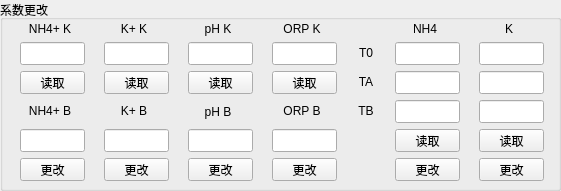
    <widget class="QGroupBox" name="groupBox_15">
     <property name="geometry">
      <rect>
       <x>10</x>
       <y>0</y>
       <width>561</width>
       <height>191</height>
      </rect>
     </property>
     <property name="title">
      <string>系数更改</string>
     </property>
     <widget class="QWidget" name="layoutWidget">
      <property name="geometry">
       <rect>
        <x>7</x>
        <y>22</y>
        <width>551</width>
        <height>162</height>
       </rect>
      </property>
      <property name="minimumSize">
       <size>
        <width>15</width>
        <height>0</height>
       </size>
      </property>
      <layout class="QGridLayout" name="gridLayout_10">
       <item row="3" column="2">
        <widget class="QLabel" name="label_35">
         <property name="sizePolicy">
          <sizepolicy hsizetype="Fixed" vsizetype="Fixed">
           <horstretch>0</horstretch>
           <verstretch>0</verstretch>
          </sizepolicy>
         </property>
         <property name="minimumSize">
          <size>
           <width>60</width>
           <height>15</height>
          </size>
         </property>
         <property name="maximumSize">
          <size>
           <width>60</width>
           <height>15</height>
          </size>
         </property>
         <property name="text">
          <string>pH B</string>
         </property>
         <property name="alignment">
          <set>Qt::AlignCenter</set>
         </property>
        </widget>
       </item>
       <item row="4" column="1">
        <widget class="QLineEdit" name="Kp_B">
         <property name="sizePolicy">
          <sizepolicy hsizetype="Fixed" vsizetype="Fixed">
           <horstretch>0</horstretch>
           <verstretch>0</verstretch>
          </sizepolicy>
         </property>
         <property name="minimumSize">
          <size>
           <width>65</width>
           <height>23</height>
          </size>
         </property>
         <property name="maximumSize">
          <size>
           <width>65</width>
           <height>23</height>
          </size>
         </property>
        </widget>
       </item>
       <item row="4" column="3">
        <widget class="QLineEdit" name="ORP_B">
         <property name="sizePolicy">
          <sizepolicy hsizetype="Fixed" vsizetype="Fixed">
           <horstretch>0</horstretch>
           <verstretch>0</verstretch>
          </sizepolicy>
         </property>
         <property name="minimumSize">
          <size>
           <width>65</width>
           <height>23</height>
          </size>
         </property>
         <property name="maximumSize">
          <size>
           <width>65</width>
           <height>23</height>
          </size>
         </property>
        </widget>
       </item>
       <item row="0" column="0">
        <widget class="QLabel" name="label_33">
         <property name="sizePolicy">
          <sizepolicy hsizetype="Fixed" vsizetype="Fixed">
           <horstretch>0</horstretch>
           <verstretch>0</verstretch>
          </sizepolicy>
         </property>
         <property name="minimumSize">
          <size>
           <width>60</width>
           <height>10</height>
          </size>
         </property>
         <property name="maximumSize">
          <size>
           <width>60</width>
           <height>16777215</height>
          </size>
         </property>
         <property name="text">
          <string>NH4+ K</string>
         </property>
         <property name="alignment">
          <set>Qt::AlignCenter</set>
         </property>
        </widget>
       </item>
       <item row="4" column="0">
        <widget class="QLineEdit" name="NH4p_B">
         <property name="sizePolicy">
          <sizepolicy hsizetype="Fixed" vsizetype="Fixed">
           <horstretch>0</horstretch>
           <verstretch>0</verstretch>
          </sizepolicy>
         </property>
         <property name="minimumSize">
          <size>
           <width>65</width>
           <height>23</height>
          </size>
         </property>
         <property name="maximumSize">
          <size>
           <width>65</width>
           <height>23</height>
          </size>
         </property>
        </widget>
       </item>
       <item row="0" column="2">
        <widget class="QLabel" name="label_30">
         <property name="sizePolicy">
          <sizepolicy hsizetype="Fixed" vsizetype="Fixed">
           <horstretch>0</horstretch>
           <verstretch>0</verstretch>
          </sizepolicy>
         </property>
         <property name="minimumSize">
          <size>
           <width>60</width>
           <height>10</height>
          </size>
         </property>
         <property name="maximumSize">
          <size>
           <width>60</width>
           <height>16777215</height>
          </size>
         </property>
         <property name="text">
          <string>pH K</string>
         </property>
         <property name="alignment">
          <set>Qt::AlignCenter</set>
         </property>
        </widget>
       </item>
       <item row="5" column="1">
        <widget class="QPushButton" name="chgK">
         <property name="sizePolicy">
          <sizepolicy hsizetype="Fixed" vsizetype="Fixed">
           <horstretch>0</horstretch>
           <verstretch>0</verstretch>
          </sizepolicy>
         </property>
         <property name="minimumSize">
          <size>
           <width>65</width>
           <height>23</height>
          </size>
         </property>
         <property name="maximumSize">
          <size>
           <width>65</width>
           <height>23</height>
          </size>
         </property>
         <property name="text">
          <string>更改</string>
         </property>
        </widget>
       </item>
       <item row="4" column="2">
        <widget class="QLineEdit" name="pH_B">
         <property name="sizePolicy">
          <sizepolicy hsizetype="Fixed" vsizetype="Fixed">
           <horstretch>0</horstretch>
           <verstretch>0</verstretch>
          </sizepolicy>
         </property>
         <property name="minimumSize">
          <size>
           <width>65</width>
           <height>23</height>
          </size>
         </property>
         <property name="maximumSize">
          <size>
           <width>65</width>
           <height>23</height>
          </size>
         </property>
        </widget>
       </item>
       <item row="5" column="6">
        <widget class="QPushButton" name="chgK_T">
         <property name="sizePolicy">
          <sizepolicy hsizetype="Fixed" vsizetype="Fixed">
           <horstretch>0</horstretch>
           <verstretch>0</verstretch>
          </sizepolicy>
         </property>
         <property name="minimumSize">
          <size>
           <width>65</width>
           <height>23</height>
          </size>
         </property>
         <property name="maximumSize">
          <size>
           <width>65</width>
           <height>23</height>
          </size>
         </property>
         <property name="text">
          <string>更改</string>
         </property>
        </widget>
       </item>
       <item row="5" column="0">
        <widget class="QPushButton" name="chgNH4p">
         <property name="sizePolicy">
          <sizepolicy hsizetype="Fixed" vsizetype="Fixed">
           <horstretch>0</horstretch>
           <verstretch>0</verstretch>
          </sizepolicy>
         </property>
         <property name="minimumSize">
          <size>
           <width>65</width>
           <height>23</height>
          </size>
         </property>
         <property name="maximumSize">
          <size>
           <width>65</width>
           <height>23</height>
          </size>
         </property>
         <property name="text">
          <string>更改</string>
         </property>
        </widget>
       </item>
       <item row="0" column="5">
        <widget class="QLabel" name="label_42">
         <property name="sizePolicy">
          <sizepolicy hsizetype="Fixed" vsizetype="Fixed">
           <horstretch>0</horstretch>
           <verstretch>0</verstretch>
          </sizepolicy>
         </property>
         <property name="minimumSize">
          <size>
           <width>60</width>
           <height>10</height>
          </size>
         </property>
         <property name="maximumSize">
          <size>
           <width>60</width>
           <height>16777215</height>
          </size>
         </property>
         <property name="text">
          <string>NH4</string>
         </property>
         <property name="alignment">
          <set>Qt::AlignCenter</set>
         </property>
        </widget>
       </item>
       <item row="2" column="1">
        <widget class="QPushButton" name="getK">
         <property name="sizePolicy">
          <sizepolicy hsizetype="Fixed" vsizetype="Fixed">
           <horstretch>0</horstretch>
           <verstretch>0</verstretch>
          </sizepolicy>
         </property>
         <property name="minimumSize">
          <size>
           <width>65</width>
           <height>23</height>
          </size>
         </property>
         <property name="maximumSize">
          <size>
           <width>65</width>
           <height>23</height>
          </size>
         </property>
         <property name="text">
          <string>读取</string>
         </property>
        </widget>
       </item>
       <item row="5" column="3">
        <widget class="QPushButton" name="chgORP">
         <property name="sizePolicy">
          <sizepolicy hsizetype="Fixed" vsizetype="Fixed">
           <horstretch>0</horstretch>
           <verstretch>0</verstretch>
          </sizepolicy>
         </property>
         <property name="minimumSize">
          <size>
           <width>65</width>
           <height>23</height>
          </size>
         </property>
         <property name="maximumSize">
          <size>
           <width>65</width>
           <height>23</height>
          </size>
         </property>
         <property name="text">
          <string>更改</string>
         </property>
        </widget>
       </item>
       <item row="5" column="5">
        <widget class="QPushButton" name="chgNH4_T">
         <property name="sizePolicy">
          <sizepolicy hsizetype="Fixed" vsizetype="Fixed">
           <horstretch>0</horstretch>
           <verstretch>0</verstretch>
          </sizepolicy>
         </property>
         <property name="minimumSize">
          <size>
           <width>65</width>
           <height>23</height>
          </size>
         </property>
         <property name="maximumSize">
          <size>
           <width>65</width>
           <height>23</height>
          </size>
         </property>
         <property name="text">
          <string>更改</string>
         </property>
        </widget>
       </item>
       <item row="0" column="6">
        <widget class="QLabel" name="label_44">
         <property name="sizePolicy">
          <sizepolicy hsizetype="Fixed" vsizetype="Fixed">
           <horstretch>0</horstretch>
           <verstretch>0</verstretch>
          </sizepolicy>
         </property>
         <property name="minimumSize">
          <size>
           <width>60</width>
           <height>10</height>
          </size>
         </property>
         <property name="maximumSize">
          <size>
           <width>60</width>
           <height>16777215</height>
          </size>
         </property>
         <property name="text">
          <string>K</string>
         </property>
         <property name="alignment">
          <set>Qt::AlignCenter</set>
         </property>
        </widget>
       </item>
       <item row="1" column="5">
        <widget class="QLineEdit" name="NH4_T0">
         <property name="sizePolicy">
          <sizepolicy hsizetype="Fixed" vsizetype="Fixed">
           <horstretch>0</horstretch>
           <verstretch>0</verstretch>
          </sizepolicy>
         </property>
         <property name="minimumSize">
          <size>
           <width>65</width>
           <height>23</height>
          </size>
         </property>
         <property name="maximumSize">
          <size>
           <width>65</width>
           <height>23</height>
          </size>
         </property>
        </widget>
       </item>
       <item row="1" column="0">
        <widget class="QLineEdit" name="NH4p_K">
         <property name="sizePolicy">
          <sizepolicy hsizetype="Fixed" vsizetype="Fixed">
           <horstretch>0</horstretch>
           <verstretch>0</verstretch>
          </sizepolicy>
         </property>
         <property name="minimumSize">
          <size>
           <width>65</width>
           <height>23</height>
          </size>
         </property>
         <property name="maximumSize">
          <size>
           <width>65</width>
           <height>23</height>
          </size>
         </property>
        </widget>
       </item>
       <item row="0" column="3">
        <widget class="QLabel" name="label_31">
         <property name="sizePolicy">
          <sizepolicy hsizetype="Fixed" vsizetype="Fixed">
           <horstretch>0</horstretch>
           <verstretch>0</verstretch>
          </sizepolicy>
         </property>
         <property name="minimumSize">
          <size>
           <width>60</width>
           <height>10</height>
          </size>
         </property>
         <property name="maximumSize">
          <size>
           <width>60</width>
           <height>16777215</height>
          </size>
         </property>
         <property name="text">
          <string>ORP K</string>
         </property>
         <property name="alignment">
          <set>Qt::AlignCenter</set>
         </property>
        </widget>
       </item>
       <item row="2" column="5">
        <widget class="QLineEdit" name="NH4_TA">
         <property name="sizePolicy">
          <sizepolicy hsizetype="Fixed" vsizetype="Fixed">
           <horstretch>0</horstretch>
           <verstretch>0</verstretch>
          </sizepolicy>
         </property>
         <property name="minimumSize">
          <size>
           <width>65</width>
           <height>23</height>
          </size>
         </property>
         <property name="maximumSize">
          <size>
           <width>65</width>
           <height>23</height>
          </size>
         </property>
        </widget>
       </item>
       <item row="2" column="0">
        <widget class="QPushButton" name="getNH4p">
         <property name="sizePolicy">
          <sizepolicy hsizetype="Fixed" vsizetype="Fixed">
           <horstretch>0</horstretch>
           <verstretch>0</verstretch>
          </sizepolicy>
         </property>
         <property name="minimumSize">
          <size>
           <width>65</width>
           <height>23</height>
          </size>
         </property>
         <property name="maximumSize">
          <size>
           <width>65</width>
           <height>23</height>
          </size>
         </property>
         <property name="text">
          <string>读取</string>
         </property>
        </widget>
       </item>
       <item row="3" column="0">
        <widget class="QLabel" name="label_32">
         <property name="sizePolicy">
          <sizepolicy hsizetype="Fixed" vsizetype="Fixed">
           <horstretch>0</horstretch>
           <verstretch>0</verstretch>
          </sizepolicy>
         </property>
         <property name="minimumSize">
          <size>
           <width>60</width>
           <height>10</height>
          </size>
         </property>
         <property name="maximumSize">
          <size>
           <width>60</width>
           <height>10</height>
          </size>
         </property>
         <property name="text">
          <string>NH4+ B</string>
         </property>
         <property name="alignment">
          <set>Qt::AlignCenter</set>
         </property>
        </widget>
       </item>
       <item row="2" column="3">
        <widget class="QPushButton" name="getORP">
         <property name="sizePolicy">
          <sizepolicy hsizetype="Fixed" vsizetype="Fixed">
           <horstretch>0</horstretch>
           <verstretch>0</verstretch>
          </sizepolicy>
         </property>
         <property name="minimumSize">
          <size>
           <width>65</width>
           <height>23</height>
          </size>
         </property>
         <property name="maximumSize">
          <size>
           <width>65</width>
           <height>23</height>
          </size>
         </property>
         <property name="text">
          <string>读取</string>
         </property>
        </widget>
       </item>
       <item row="3" column="1">
        <widget class="QLabel" name="label_38">
         <property name="sizePolicy">
          <sizepolicy hsizetype="Fixed" vsizetype="Fixed">
           <horstretch>0</horstretch>
           <verstretch>0</verstretch>
          </sizepolicy>
         </property>
         <property name="minimumSize">
          <size>
           <width>60</width>
           <height>10</height>
          </size>
         </property>
         <property name="maximumSize">
          <size>
           <width>60</width>
           <height>10</height>
          </size>
         </property>
         <property name="text">
          <string>K+ B</string>
         </property>
         <property name="alignment">
          <set>Qt::AlignCenter</set>
         </property>
        </widget>
       </item>
       <item row="4" column="5">
        <widget class="QPushButton" name="getNH4_T">
         <property name="sizePolicy">
          <sizepolicy hsizetype="Fixed" vsizetype="Fixed">
           <horstretch>0</horstretch>
           <verstretch>0</verstretch>
          </sizepolicy>
         </property>
         <property name="minimumSize">
          <size>
           <width>65</width>
           <height>23</height>
          </size>
         </property>
         <property name="maximumSize">
          <size>
           <width>65</width>
           <height>23</height>
          </size>
         </property>
         <property name="text">
          <string>读取</string>
         </property>
        </widget>
       </item>
       <item row="4" column="6">
        <widget class="QPushButton" name="getK_T">
         <property name="sizePolicy">
          <sizepolicy hsizetype="Fixed" vsizetype="Fixed">
           <horstretch>0</horstretch>
           <verstretch>0</verstretch>
          </sizepolicy>
         </property>
         <property name="minimumSize">
          <size>
           <width>65</width>
           <height>23</height>
          </size>
         </property>
         <property name="maximumSize">
          <size>
           <width>65</width>
           <height>23</height>
          </size>
         </property>
         <property name="text">
          <string>读取</string>
         </property>
        </widget>
       </item>
       <item row="2" column="4">
        <widget class="QLabel" name="label_45">
         <property name="sizePolicy">
          <sizepolicy hsizetype="Fixed" vsizetype="Fixed">
           <horstretch>0</horstretch>
           <verstretch>0</verstretch>
          </sizepolicy>
         </property>
         <property name="minimumSize">
          <size>
           <width>15</width>
           <height>10</height>
          </size>
         </property>
         <property name="maximumSize">
          <size>
           <width>20</width>
           <height>16777215</height>
          </size>
         </property>
         <property name="text">
          <string>TA</string>
         </property>
         <property name="alignment">
          <set>Qt::AlignCenter</set>
         </property>
        </widget>
       </item>
       <item row="1" column="4">
        <widget class="QLabel" name="label_43">
         <property name="sizePolicy">
          <sizepolicy hsizetype="Fixed" vsizetype="Fixed">
           <horstretch>0</horstretch>
           <verstretch>0</verstretch>
          </sizepolicy>
         </property>
         <property name="minimumSize">
          <size>
           <width>15</width>
           <height>10</height>
          </size>
         </property>
         <property name="maximumSize">
          <size>
           <width>20</width>
           <height>16777215</height>
          </size>
         </property>
         <property name="text">
          <string>T0</string>
         </property>
         <property name="alignment">
          <set>Qt::AlignCenter</set>
         </property>
        </widget>
       </item>
       <item row="0" column="1">
        <widget class="QLabel" name="label_27">
         <property name="sizePolicy">
          <sizepolicy hsizetype="Fixed" vsizetype="Fixed">
           <horstretch>0</horstretch>
           <verstretch>0</verstretch>
          </sizepolicy>
         </property>
         <property name="minimumSize">
          <size>
           <width>60</width>
           <height>10</height>
          </size>
         </property>
         <property name="maximumSize">
          <size>
           <width>60</width>
           <height>16777215</height>
          </size>
         </property>
         <property name="text">
          <string>K+ K</string>
         </property>
         <property name="alignment">
          <set>Qt::AlignCenter</set>
         </property>
        </widget>
       </item>
       <item row="1" column="2">
        <widget class="QLineEdit" name="pH_K">
         <property name="sizePolicy">
          <sizepolicy hsizetype="Fixed" vsizetype="Fixed">
           <horstretch>0</horstretch>
           <verstretch>0</verstretch>
          </sizepolicy>
         </property>
         <property name="minimumSize">
          <size>
           <width>65</width>
           <height>23</height>
          </size>
         </property>
         <property name="maximumSize">
          <size>
           <width>65</width>
           <height>23</height>
          </size>
         </property>
        </widget>
       </item>
       <item row="3" column="4">
        <widget class="QLabel" name="label_46">
         <property name="sizePolicy">
          <sizepolicy hsizetype="Fixed" vsizetype="Fixed">
           <horstretch>0</horstretch>
           <verstretch>0</verstretch>
          </sizepolicy>
         </property>
         <property name="minimumSize">
          <size>
           <width>15</width>
           <height>10</height>
          </size>
         </property>
         <property name="maximumSize">
          <size>
           <width>20</width>
           <height>16777215</height>
          </size>
         </property>
         <property name="text">
          <string>TB</string>
         </property>
         <property name="alignment">
          <set>Qt::AlignCenter</set>
         </property>
        </widget>
       </item>
       <item row="5" column="2">
        <widget class="QPushButton" name="chgPH">
         <property name="sizePolicy">
          <sizepolicy hsizetype="Fixed" vsizetype="Fixed">
           <horstretch>0</horstretch>
           <verstretch>0</verstretch>
          </sizepolicy>
         </property>
         <property name="minimumSize">
          <size>
           <width>65</width>
           <height>23</height>
          </size>
         </property>
         <property name="maximumSize">
          <size>
           <width>65</width>
           <height>23</height>
          </size>
         </property>
         <property name="text">
          <string>更改</string>
         </property>
        </widget>
       </item>
       <item row="3" column="3">
        <widget class="QLabel" name="label_37">
         <property name="sizePolicy">
          <sizepolicy hsizetype="Fixed" vsizetype="Fixed">
           <horstretch>0</horstretch>
           <verstretch>0</verstretch>
          </sizepolicy>
         </property>
         <property name="minimumSize">
          <size>
           <width>60</width>
           <height>10</height>
          </size>
         </property>
         <property name="maximumSize">
          <size>
           <width>60</width>
           <height>10</height>
          </size>
         </property>
         <property name="text">
          <string>ORP B</string>
         </property>
         <property name="alignment">
          <set>Qt::AlignCenter</set>
         </property>
        </widget>
       </item>
       <item row="3" column="5">
        <widget class="QLineEdit" name="NH4_TB">
         <property name="sizePolicy">
          <sizepolicy hsizetype="Fixed" vsizetype="Fixed">
           <horstretch>0</horstretch>
           <verstretch>0</verstretch>
          </sizepolicy>
         </property>
         <property name="minimumSize">
          <size>
           <width>65</width>
           <height>23</height>
          </size>
         </property>
         <property name="maximumSize">
          <size>
           <width>65</width>
           <height>23</height>
          </size>
         </property>
        </widget>
       </item>
       <item row="2" column="2">
        <widget class="QPushButton" name="getPH">
         <property name="sizePolicy">
          <sizepolicy hsizetype="Fixed" vsizetype="Fixed">
           <horstretch>0</horstretch>
           <verstretch>0</verstretch>
          </sizepolicy>
         </property>
         <property name="minimumSize">
          <size>
           <width>65</width>
           <height>23</height>
          </size>
         </property>
         <property name="maximumSize">
          <size>
           <width>65</width>
           <height>23</height>
          </size>
         </property>
         <property name="text">
          <string>读取</string>
         </property>
        </widget>
       </item>
       <item row="1" column="6">
        <widget class="QLineEdit" name="K_T0">
         <property name="sizePolicy">
          <sizepolicy hsizetype="Fixed" vsizetype="Fixed">
           <horstretch>0</horstretch>
           <verstretch>0</verstretch>
          </sizepolicy>
         </property>
         <property name="minimumSize">
          <size>
           <width>65</width>
           <height>23</height>
          </size>
         </property>
         <property name="maximumSize">
          <size>
           <width>65</width>
           <height>23</height>
          </size>
         </property>
        </widget>
       </item>
       <item row="1" column="1">
        <widget class="QLineEdit" name="Kp_K">
         <property name="sizePolicy">
          <sizepolicy hsizetype="Fixed" vsizetype="Fixed">
           <horstretch>0</horstretch>
           <verstretch>0</verstretch>
          </sizepolicy>
         </property>
         <property name="minimumSize">
          <size>
           <width>65</width>
           <height>23</height>
          </size>
         </property>
         <property name="maximumSize">
          <size>
           <width>65</width>
           <height>23</height>
          </size>
         </property>
        </widget>
       </item>
       <item row="2" column="6">
        <widget class="QLineEdit" name="K_TA">
         <property name="sizePolicy">
          <sizepolicy hsizetype="Fixed" vsizetype="Fixed">
           <horstretch>0</horstretch>
           <verstretch>0</verstretch>
          </sizepolicy>
         </property>
         <property name="minimumSize">
          <size>
           <width>65</width>
           <height>23</height>
          </size>
         </property>
         <property name="maximumSize">
          <size>
           <width>65</width>
           <height>23</height>
          </size>
         </property>
        </widget>
       </item>
       <item row="3" column="6">
        <widget class="QLineEdit" name="K_TB">
         <property name="sizePolicy">
          <sizepolicy hsizetype="Fixed" vsizetype="Fixed">
           <horstretch>0</horstretch>
           <verstretch>0</verstretch>
          </sizepolicy>
         </property>
         <property name="minimumSize">
          <size>
           <width>65</width>
           <height>23</height>
          </size>
         </property>
         <property name="maximumSize">
          <size>
           <width>65</width>
           <height>23</height>
          </size>
         </property>
        </widget>
       </item>
       <item row="1" column="3">
        <widget class="QLineEdit" name="ORP_K">
         <property name="sizePolicy">
          <sizepolicy hsizetype="Fixed" vsizetype="Fixed">
           <horstretch>0</horstretch>
           <verstretch>0</verstretch>
          </sizepolicy>
         </property>
         <property name="minimumSize">
          <size>
           <width>65</width>
           <height>23</height>
          </size>
         </property>
         <property name="maximumSize">
          <size>
           <width>65</width>
           <height>23</height>
          </size>
         </property>
        </widget>
       </item>
      </layout>
     </widget>
    </widget>
